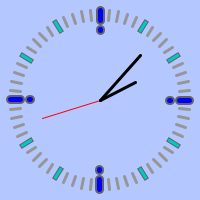
Frame 1 (no input)
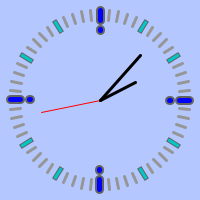
Frame 60 (the mouse pressed at the canvas centre just before this capture)
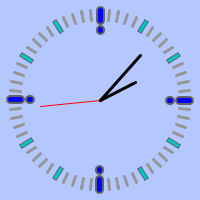
Frame 120 (the mouse held since frame 60 and released just before this capture)

The Processing sketch that drew these frames (run headless with seeded random() and noise(); from frame 60 on, the mouse is pressed at the canvas centre):

// Processing sketch: processing_122118
// ── processing_122118.pde

void setup()
{
  size(200,200);
  
}
void draw()
{
  background(180, 200, 255);
  translate(width/2,height/2);
  
  for(int m=1 ; m<=60 ; m++ )
  {
    minuteTick(m);
  }
  
  for(int h=1 ; h<=12 ; h++ )
  {
    hourTick(h);
  }
  
  quarterTick(12);
  quarterTick(3);
  quarterTick(6);
  quarterTick(9);
  
  secondHand(second());
  hourHand(hour()+float(minute())/60);
  minuteHand(minute());
}

void quarterTick(int q)
{
pushMatrix();
float angle = radians(map(q, 0, 12, 0, 360));
rotate(angle);
strokeCap(ROUND);
stroke(100);
strokeWeight(9);
line(80, 0, 90, 0);
point(70, 0);
stroke(color(0, 0, 255));
strokeWeight(5);
line(80, 0, 90, 0);
point(70, 0);
popMatrix();
}

void hourTick(int h)
{
pushMatrix();
float angle = radians(map(h, 0, 12, 0, 360));
rotate(angle);
strokeCap(PROJECT);
stroke(100);
strokeWeight(5);
line(80, 0, 90, 0);
stroke(color(0, 200, 200));
strokeWeight(3);
line(80, 0, 90, 0);
popMatrix();
}
void minuteTick(int m)
{
pushMatrix();
float angle = radians(map(m, 0, 60, 0, 360));
rotate(angle);
strokeCap(ROUND);
stroke(150);
strokeWeight(3);
line(80, 0, 90, 0);
popMatrix();
}

void secondHand(float second)
{
  pushMatrix();
  float angle = radians(map(second, 0,60, -90,270));
  rotate(angle);
  stroke(255,0,0);
  strokeWeight(1);
  line(0,0, 60,0);
  popMatrix();
  
}
  
void hourHand(float hour)
{ pushMatrix();
  float angle = radians(map(hour, 0,12, -90,270));
  rotate(angle);
  stroke(0);
  strokeWeight(3);
  line(0,0, 40,0);
  popMatrix();
}

void minuteHand(float minute)
{ pushMatrix();
  float angle = radians(map(minute, 0,60, -90,270));
  rotate(angle);
  line(0,0, 60,0);
  popMatrix();
}

  
